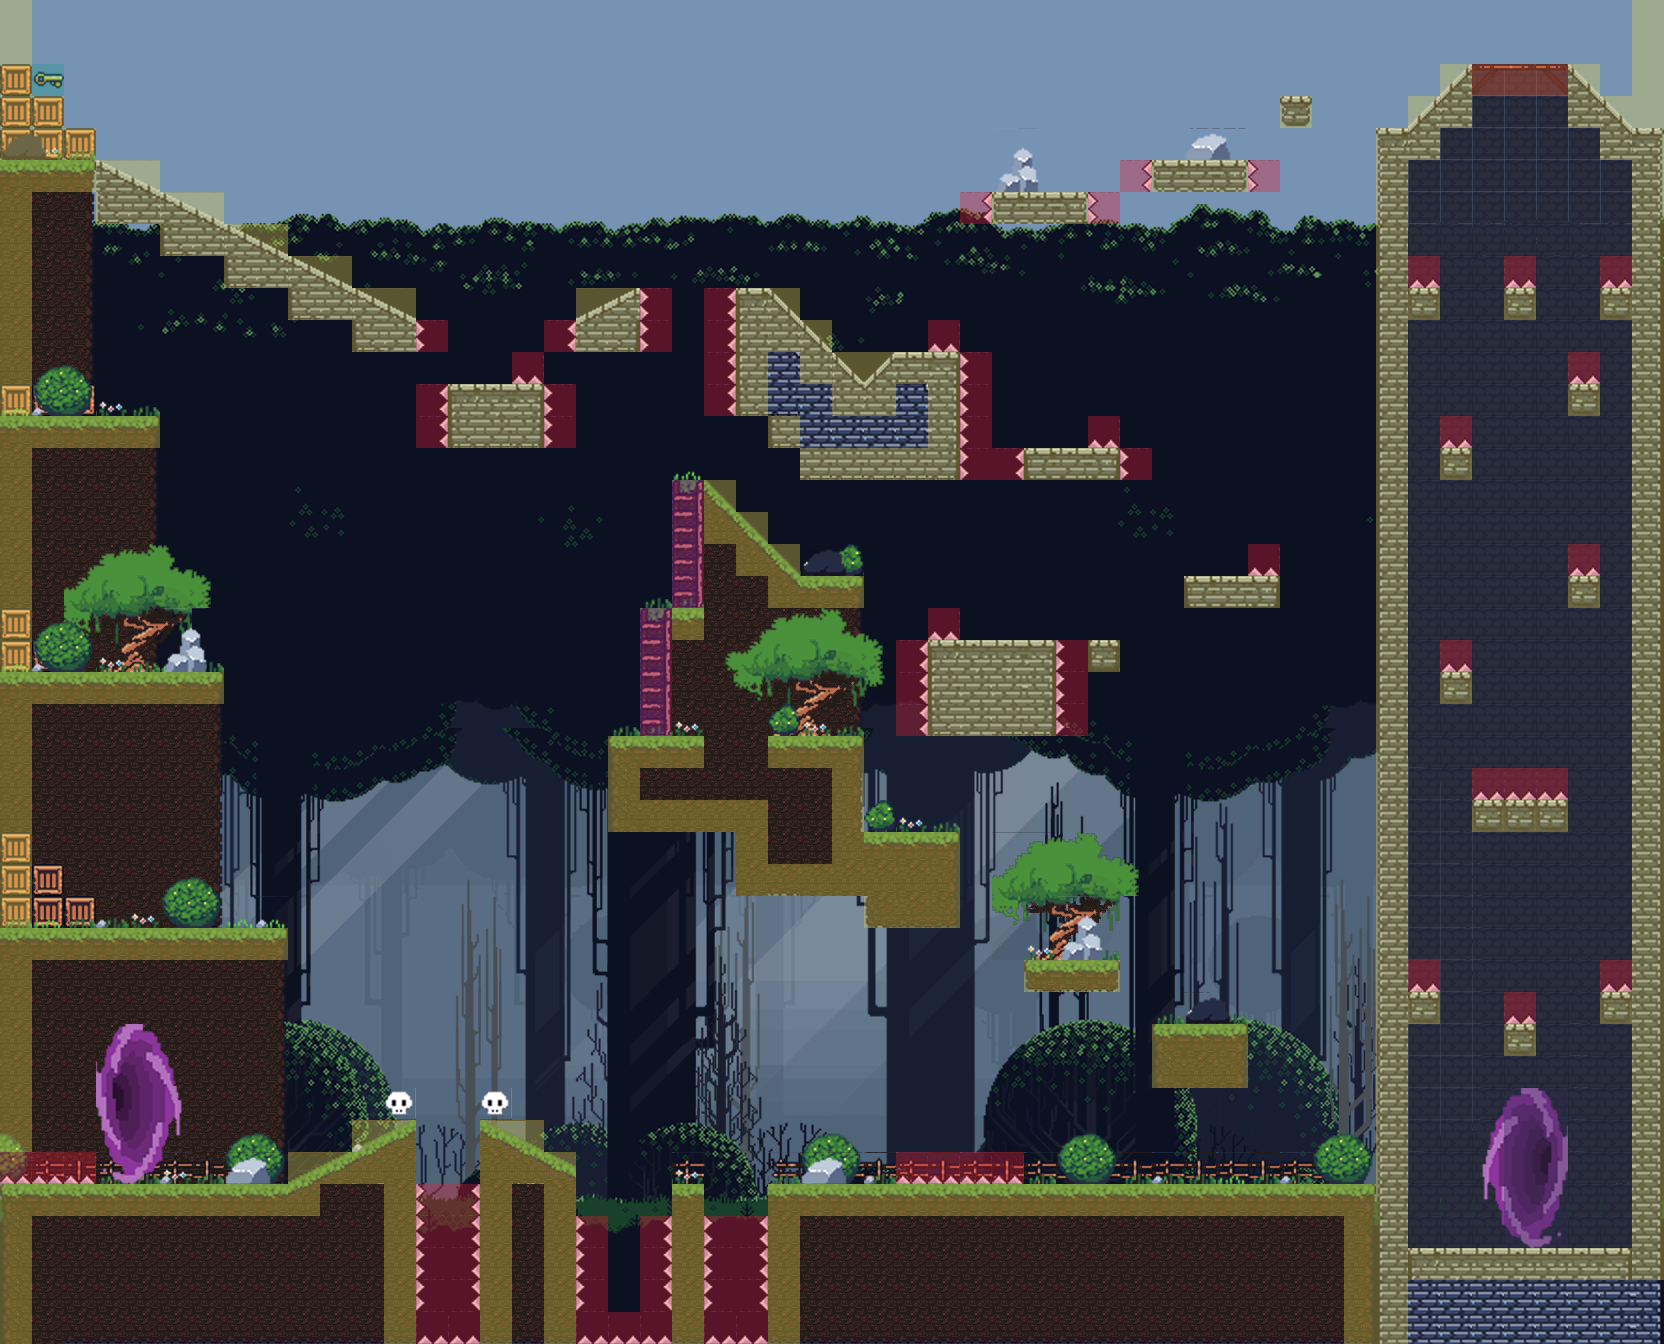

This game map was drawn from its Tiled (.tmx) file and the tilesets committed beside it. A one-line description and the trimmed map source follow:
An orthogonal 52x42 tile map with 32x32 px tiles, 19 tile layers (Backround 10, Background 9, Background 8, Background 7, ...), 13 tilesets.

<map version="1.0" tiledversion="1.1.5" orientation="orthogonal" renderorder="right-down" width="52" height="42" tilewidth="32" tileheight="32" infinite="0" nextobjectid="1">
 <tileset firstgid="1" name="Layer_0000_9" tilewidth="32" tileheight="32" tilecount="2484" columns="54">
  <image source="Background layers/Layer_0000_9.png" width="1736" height="1483" />
 </tileset>
 <tileset firstgid="2485" name="Layer_0001_8" tilewidth="32" tileheight="32" tilecount="2484" columns="54">
  <image source="Background layers/Layer_0001_8.png" width="1736" height="1483" />
 </tileset>
 <tileset firstgid="4969" name="Layer_0002_7" tilewidth="32" tileheight="32" tilecount="2484" columns="54">
  <image source="Background layers/Layer_0002_7.png" width="1736" height="1483" />
 </tileset>
 <tileset firstgid="7453" name="Layer_0003_6" tilewidth="32" tileheight="32" tilecount="2484" columns="54">
  <image source="Background layers/Layer_0003_6.png" width="1736" height="1483" />
 </tileset>
 <tileset firstgid="9937" name="Layer_0004_Lights" tilewidth="32" tileheight="32" tilecount="2484" columns="54">
  <image source="Background layers/Layer_0003_6.png" width="1736" height="1483" />
 </tileset>
 <tileset firstgid="12421" name="Layer_0005_5" tilewidth="32" tileheight="32" tilecount="2484" columns="54">
  <image source="Background layers/Layer_0005_5.png" width="1736" height="1483" />
 </tileset>
 <tileset firstgid="14905" name="Layer_0006_4" tilewidth="32" tileheight="32" tilecount="2484" columns="54">
  <image source="Background layers/Layer_0004_Lights.png" width="1736" height="1483" />
 </tileset>
 <tileset firstgid="17389" name="Layer_0008_3" tilewidth="32" tileheight="32" tilecount="2484" columns="54">
  <image source="Background layers/Layer_0008_3.png" width="1736" height="1483" />
 </tileset>
 <tileset firstgid="19873" name="Layer_0009_2" tilewidth="32" tileheight="32" tilecount="2484" columns="54">
  <image source="Background layers/Layer_0009_2.png" width="1736" height="1483" />
 </tileset>
 <tileset firstgid="22357" name="Layer_0010_1" tilewidth="32" tileheight="32" tilecount="2484" columns="54">
  <image source="Background layers/Layer_0010_1.png" width="1736" height="1483" />
 </tileset>
 <tileset firstgid="24841" name="dirt+brick_v3" tilewidth="32" tileheight="32" tilecount="320" columns="20">
  <image source="dirt+brick_v3.png" width="656" height="514" />
  <terraintypes>
   <terrain name="New Terrain" tile="24" />
  </terraintypes>
  <tile id="0" terrain="0,0,0,0" />
  <tile id="1" terrain="0,0,0,0" />
  <tile id="4" terrain="0,0,0,0" />
  <tile id="5" terrain="0,0,0,0" />
  <tile id="20" terrain="0,0,0,0" />
  <tile id="21" terrain="0,0,0,0" />
  <tile id="24" terrain="0,0,0,0" />
  <tile id="25" terrain="0,0,0,0" />
 </tileset>
 <tileset firstgid="25161" name="Vortex Portal" tilewidth="32" tileheight="32" tilecount="100" columns="10">
  <image source="../Tutorial Screen/Vortex Portal.png" width="345" height="345" />
 </tileset>
 <tileset firstgid="25261" name="Colours" tilewidth="32" tileheight="32" tilecount="768" columns="32">
  <image source="../Tutorial Screen/Colours.jpg" width="1050" height="788" />
 </tileset>
 <group name="2nd Plane">
  <layer name="Backround 10" width="52" height="42">
   <data>[2184 cells, 2184 non-empty, 1 distinct tile ids]</data>
  </layer>
  <layer name="Background 9" width="52" height="42">
   <data>[2184 cells, 1612 non-empty, 1248 distinct tile ids]</data>
  </layer>
  <layer name="Background 8" width="52" height="42">
   <data>[2184 cells, 850 non-empty, 850 distinct tile ids]</data>
  </layer>
  <layer name="Background 7" width="52" height="42">
   <data>[2184 cells, 884 non-empty, 884 distinct tile ids]</data>
  </layer>
  <layer name="Background6" width="52" height="42">
   <data>[2184 cells, 884 non-empty, 884 distinct tile ids]</data>
  </layer>
 </group>
 <group name="First plane">
  <layer name="Background5" width="52" height="42">
   <data>[2184 cells, 2184 non-empty, 2184 distinct tile ids]</data>
  </layer>
  <layer name="Background4" width="52" height="42">
   <data>[2184 cells, 884 non-empty, 884 distinct tile ids]</data>
  </layer>
  <layer name="Background3" width="52" height="42">
   <data>[2184 cells, 884 non-empty, 884 distinct tile ids]</data>
  </layer>
  <layer name="Background2" width="52" height="42">
   <data>[2184 cells, 208 non-empty, 208 distinct tile ids]</data>
  </layer>
  <layer name="Background1" width="52" height="42">
   <data>[2184 cells, 312 non-empty, 260 distinct tile ids]</data>
  </layer>
 </group>
 <layer name="Ground" width="52" height="42">
  <data>[2184 cells, 737 non-empty, 20 distinct tile ids]</data>
 </layer>
 <layer name="Platforms Desactivable" width="52" height="42">
  <data>[2184 cells, 3 non-empty, 3 distinct tile ids]</data>
 </layer>
 <layer name="Activable" width="52" height="42">
  <data>[2184 cells, 193 non-empty, 40 distinct tile ids]</data>
 </layer>
 <layer name="Decoration" width="52" height="42">
  <data>[2184 cells, 105 non-empty, 27 distinct tile ids]</data>
 </layer>
 <layer name="Decoration 2" width="52" height="42">
  <data>[2184 cells, 82 non-empty, 8 distinct tile ids]</data>
 </layer>
 <layer name="Decoration 3" width="52" height="42">
  <data>[2184 cells, 34 non-empty, 9 distinct tile ids]</data>
 </layer>
 <layer name="Ladders" width="52" height="42">
  <data>[2184 cells, 8 non-empty, 3 distinct tile ids]</data>
 </layer>
 <layer name="Dead" width="52" height="42">
  <data>[2184 cells, 110 non-empty, 16 distinct tile ids]</data>
 </layer>
 <layer name="Collisions" width="52" height="42" opacity="0.35">
  <data>[2184 cells, 464 non-empty, 8 distinct tile ids]</data>
 </layer>
</map>
